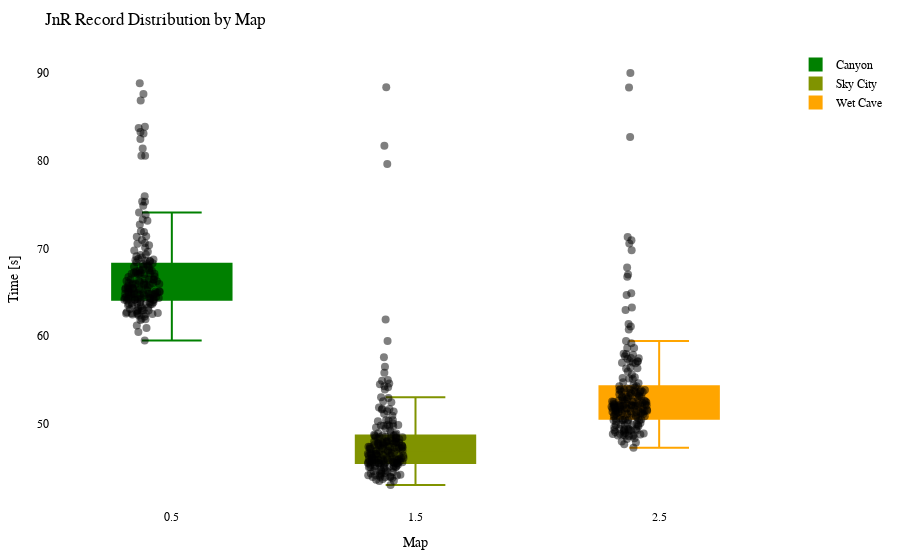

The notebook cell saved with this chart:
### Code cell
import plotly.graph_objects as go
import plotly.io as pio

df = getRecordsDataframe(minigame="Jump and Run")

# Calculate the offset for centering the data points
num_columns = len(df.columns)
offset = 0.5

# Create a Swarm plot using Plotly
fig = go.Figure()

cmap = LinearSegmentedColormap.from_list("green_orange", ["green", "orange"])
colors = [to_hex(cmap(i / (num_columns - 1))) for i in range(num_columns)]

for i, (column, color) in enumerate(zip(df.columns, colors)):
    x_values = [i + offset] * len(df[column])  # Adjust x-values with offset for horizontal centering
    fig.add_trace(go.Box(x=x_values,
                         y=df[column],
                         name=column,
                         boxpoints='all',
                         pointpos=-0.5,  # Adjust point position to prevent overlapping
                         marker=dict(color='rgba(0,0,0,0.5)', size=8),  # Adjust marker color and size
                         line=dict(color=color),
                         fillcolor=color,
                         hovertext=df_to_html.index,
                         hoverinfo='name+text+y',
                         showlegend=True))

fig.update_layout(title="JnR Record Distribution by Map",
                  xaxis=dict(title="Map"),
                  yaxis=dict(title="Time [s]"),
                  showlegend=True,
                  font=dict(family="Arial", size=12, color="black"),  # Customize font
                  plot_bgcolor="white",  # Set background color
                  margin=dict(l=50, r=50, t=50, b=50),  # Adjust margins for better layout
                  )


pio.show(fig)

pio.write_html(fig, "out/jump_swarm_plot.html")

### Figure 1 — Plotly figure (JSON) as saved in the notebook; plotly's stock layout.template omitted (floating-point values rounded to 4 significant figures; data arrays with more than 128 entries replaced by an {"elided": "..."} marker saying what was removed)
{"data": [{"boxpoints": "all", "fillcolor": "#008000", "hoverinfo": "name+text+y", "hovertext": {"elided": "217 str values"}, "line": {"color": "#008000"}, "marker": {"color": "rgba(0,0,0,0.5)", "size": 8}, "name": "Canyon", "pointpos": -0.5, "showlegend": true, "type": "box", "x": {"elided": "217 float values"}, "y": {"elided": "217 float values"}}, {"boxpoints": "all", "fillcolor": "#809300", "hoverinfo": "name+text+y", "hovertext": {"elided": "217 str values"}, "line": {"color": "#809300"}, "marker": {"color": "rgba(0,0,0,0.5)", "size": 8}, "name": "Sky City", "pointpos": -0.5, "showlegend": true, "type": "box", "x": {"elided": "217 float values"}, "y": {"elided": "217 float values"}}, {"boxpoints": "all", "fillcolor": "#ffa500", "hoverinfo": "name+text+y", "hovertext": {"elided": "217 str values"}, "line": {"color": "#ffa500"}, "marker": {"color": "rgba(0,0,0,0.5)", "size": 8}, "name": "Wet Cave", "pointpos": -0.5, "showlegend": true, "type": "box", "x": {"elided": "217 float values"}, "y": {"elided": "217 float values"}}], "layout": {"font": {"color": "black", "family": "Arial", "size": 12}, "margin": {"b": 50, "l": 50, "r": 50, "t": 50}, "plot_bgcolor": "white", "showlegend": true, "title": {"text": "JnR Record Distribution by Map"}, "xaxis": {"title": {"text": "Map"}}, "yaxis": {"title": {"text": "Time [s]"}}}}
